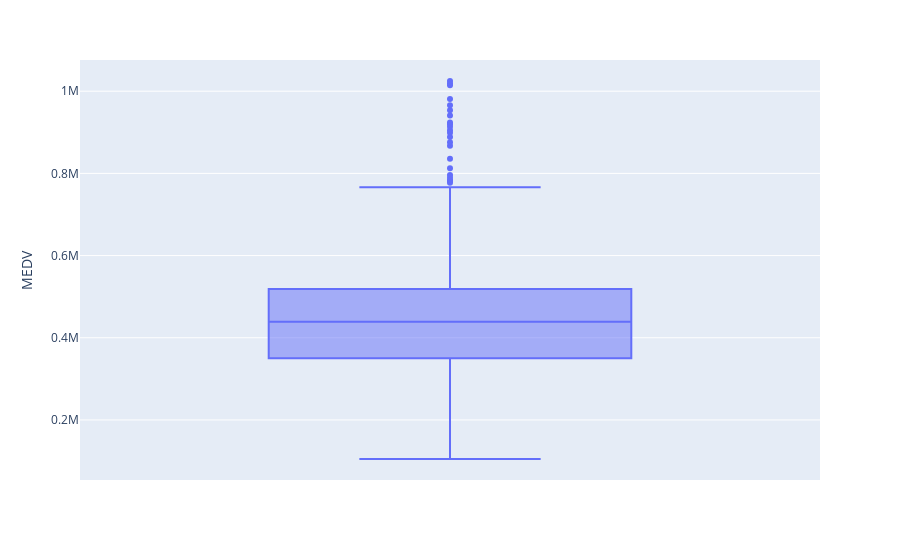

The notebook cell this image was saved under:
### Code cell
boxplot = px.box(df, y="MEDV")
boxplot.show()

### Figure 1 — Plotly figure (JSON) as saved in the notebook; plotly's stock layout.template omitted (floating-point values rounded to 4 significant figures; data arrays with more than 128 entries replaced by an {"elided": "..."} marker saying what was removed)
{"data": [{"alignmentgroup": "True", "hovertemplate": "MEDV=%{y}<extra></extra>", "legendgroup": "", "marker": {"color": "#636efa"}, "name": "", "notched": false, "offsetgroup": "", "orientation": "v", "showlegend": false, "type": "box", "x0": " ", "xaxis": "x", "y": {"elided": "489 int values"}, "y0": " ", "yaxis": "y"}], "layout": {"autosize": true, "boxmode": "group", "legend": {"tracegroupgap": 0}, "margin": {"t": 60}, "xaxis": {"anchor": "y", "autorange": true, "domain": [0, 1], "range": [-0.5, 0.5], "type": "category"}, "yaxis": {"anchor": "x", "autorange": true, "domain": [0, 1], "range": [53900.0, 1075900], "title": {"text": "MEDV"}, "type": "linear"}}}
